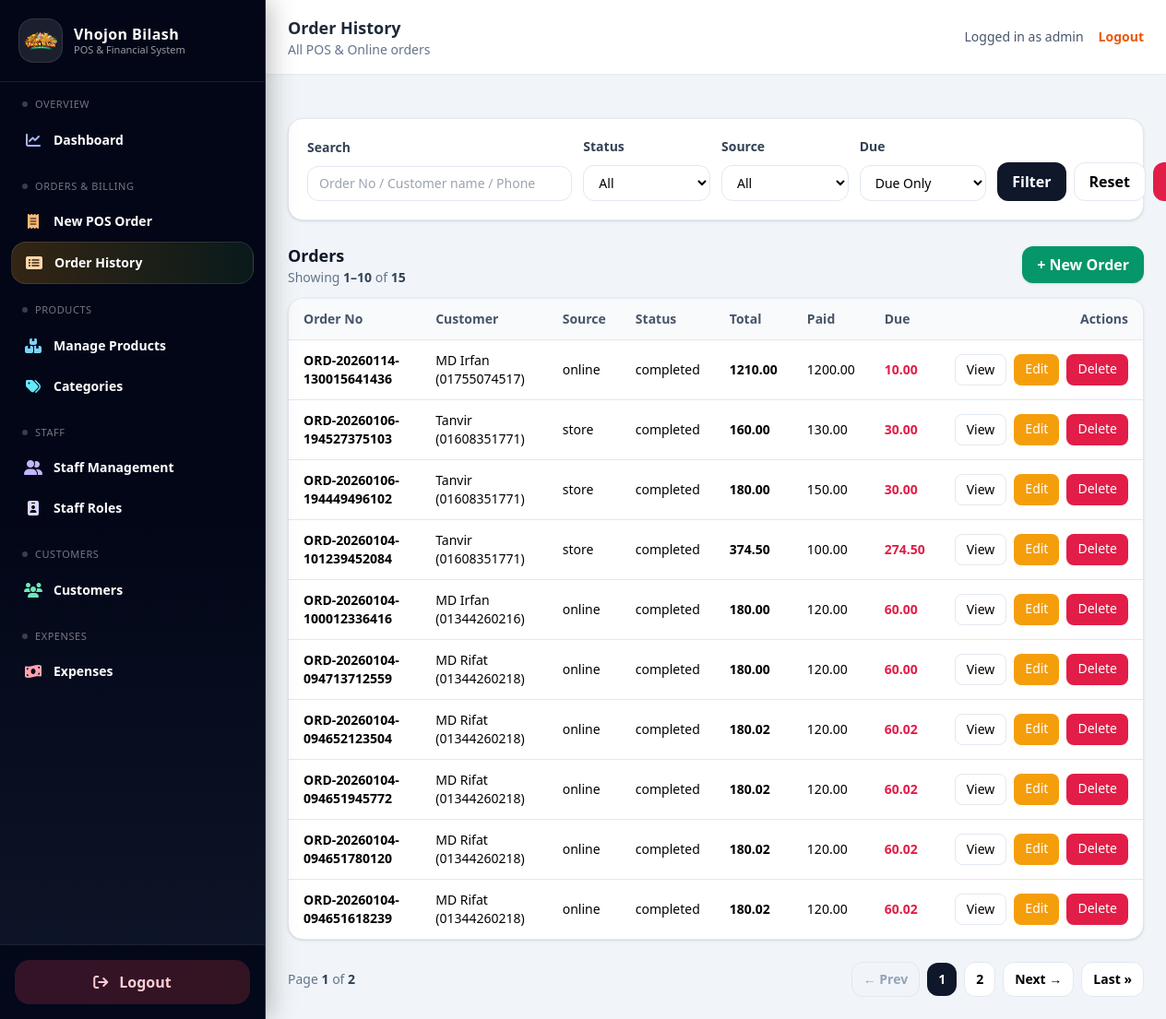
Screenshot of /orders/?due=1 (signed in) with the database file from the repository.
### orders/models.py (models this page shows, shortened)
class TimeStampedModel(models.Model):
    created_at = models.DateTimeField(default=timezone.now, editable=False)
    updated_at = models.DateTimeField(auto_now=True)
    class Meta:
        abstract = True

class Order(TimeStampedModel):
    class Source(models.TextChoices):
        ONLINE = "online", "Online"
        STORE = "store", "Physical Store"
    class Status(models.TextChoices):
        PENDING = "pending", "Pending"
        COMPLETED = "completed", "Completed"
        CANCELLED = "cancelled", "Cancelled"
    class DiscountType(models.TextChoices):
        FIXED = "fixed", "Fixed"
        PERCENT = "percent", "Percent"
    order_no = models.CharField(max_length=50, unique=True)
    customer = models.ForeignKey(
        Customer,
        on_delete=models.SET_NULL,
        null=True,
        blank=True,
        related_name="orders",
    )
    customer_address = models.ForeignKey(
        CustomerAddress,
        on_delete=models.SET_NULL,
        null=True,
        blank=True,
    )
    source = models.CharField(
        max_length=10,
        choices=Source.choices,
        default=Source.STORE,
    )
    status = models.CharField(
        max_length=20,
        choices=Status.choices,
        default=Status.PENDING,
    )
    subtotal = models.DecimalField(max_digits=10, decimal_places=2, default=Decimal("0.00"))
    discount_type = models.CharField(
        max_length=10,
        choices=DiscountType.choices,
        null=True,
        blank=True,
    )
    discount_value = models.DecimalField(
        max_digits=10,
        decimal_places=2,
        null=True,
        blank=True,
    )
    discount_amount = models.DecimalField(max_digits=10, decimal_places=2, default=Decimal("0.00"))
    tax_amount = models.DecimalField(max_digits=10, decimal_places=2, default=Decimal("0.00"))
    grand_total = models.DecimalField(max_digits=10, decimal_places=2, default=Decimal("0.00"))
    paid_total = models.DecimalField(max_digits=10, decimal_places=2, default=Decimal("0.00"))
    due_total = models.DecimalField(max_digits=10, decimal_places=2, default=Decimal("0.00"))
    notes = models.TextField(blank=True, null=True)
    ordered_at = models.DateTimeField(default=timezone.now)

### customers/models.py (models this page shows, shortened)
class TimeStampedModel(models.Model):
    created_at = models.DateTimeField(default=timezone.now, editable=False)
    updated_at = models.DateTimeField(auto_now=True)
    class Meta:
        abstract = True

class Customer(TimeStampedModel):
    name = models.CharField(max_length=150)
    phone = models.CharField(max_length=20, unique=True)
    def __str__(self):
        return f"{self.name} ({self.phone})"

### orders/views.py (the view)
# urls.py: path("", views.order_list, name="order_list"),
@login_required
def order_list(request):
    qs = Order.objects.select_related("customer").order_by("-id")
    q = request.GET.get("q", "").strip()
    status = request.GET.get("status", "").strip()
    source = request.GET.get("source", "").strip()
    due = request.GET.get("due", "").strip()
    if q:
        qs = qs.filter(
            Q(order_no__icontains=q) |
            Q(customer__name__icontains=q) |
            Q(customer__phone__icontains=q)
        )
    if status:
        qs = qs.filter(status=status)
    if source:
        qs = qs.filter(source=source)
    if due == "1":
        qs = qs.filter(due_total__gt=0)
    elif due == "0":
        qs = qs.filter(due_total__lte=0)
    paginator = Paginator(qs, 10)
    page_number = request.GET.get("page")
    page_obj = paginator.get_page(page_number)
    context = {
        "page_obj": page_obj,
        "orders": page_obj.object_list,
        "q": q,
        "status": status,
        "source": source,
        "due": due,
        "status_choices": getattr(Order.Status, "choices", []),
        "source_choices": getattr(Order.Source, "choices", []),
        "due_choices": [
            ("", "All"),
            ("1", "Due Only"),
            ("0", "Paid Only"),
        ],
    }
    return render(request, "orders/order_list.html", context)

### orders/templates/orders/order_list.html (shortened to what this page needs)
{% extends "base.html" %}
{% block top_title %}Order History{% endblock %}
{% block top_subtitle %}All POS & Online orders{% endblock %}
{% block content %}
  <div class="bg-white rounded-2xl shadow p-5 border border-slate-200 mb-6">
    <form method="get" class="grid grid-cols-1 md:grid-cols-6 gap-3 items-end">
      <div class="md:col-span-2">
        <label class="text-sm font-semibold">Search</label>
        <input
          class="mt-1 w-full rounded-xl border border-slate-200 px-3 py-2 text-sm focus:outline-none focus:ring-2 focus:ring-orange-200"
          name="q" value="{{ q }}" placeholder="Order No / Customer name / Phone" />
      </div>
      <div>
        <label class="text-sm font-semibold">Status</label>
        <select
          class="mt-1 w-full rounded-xl border border-slate-200 px-3 py-2 text-sm bg-white focus:outline-none focus:ring-2 focus:ring-orange-200"
          name="status">
          <option value="">All</option>
        </select>
      </div>
      <div>
        <label class="text-sm font-semibold">Source</label>
        <select
          class="mt-1 w-full rounded-xl border border-slate-200 px-3 py-2 text-sm bg-white focus:outline-none focus:ring-2 focus:ring-orange-200"
          name="source">
          <option value="">All</option>
        </select>
      </div>
      <div>
        <label class="text-sm font-semibold">Due</label>
        <select
          class="mt-1 w-full rounded-xl border border-slate-200 px-3 py-2 text-sm bg-white focus:outline-none focus:ring-2 focus:ring-orange-200"
          name="due">
          {% for value,label in due_choices %}
            <option value="{{ value }}" {% if due == value %}selected{% endif %}>{{ label }}</option>
          {% endfor %}
        </select>
      </div>
      <div class="flex gap-2">
        <button class="px-4 py-2 rounded-xl bg-slate-900 text-white font-semibold hover:bg-slate-800">
          Filter
        </button>
        <a href="{% url 'orders:order_list' %}"
           class="px-4 py-2 rounded-xl bg-white border border-slate-200 font-semibold hover:bg-slate-50">
          Reset
        </a>
        <a href="{% url 'orders:order_list' %}?due=1"
           class="px-4 py-2 rounded-xl bg-rose-600 text-white font-semibold hover:bg-rose-700">
        </a>
      </div>
    </form>
  </div>
  <div class="flex items-center justify-between mb-3">
    <div>
      <h2 class="text-lg font-semibold text-slate-900">Orders</h2>
      {% if page_obj %}
        <p class="text-sm text-slate-500">
          Showing
          <span class="font-semibold text-slate-700">
            {{ page_obj.start_index }}–{{ page_obj.end_index }}
          </span>
          of
          <span class="font-semibold text-slate-700">
            {{ page_obj.paginator.count }}
          </span>
        </p>
      {% endif %}
    </div>
    <a href="{% url 'orders:order_create' %}"
       class="px-4 py-2 rounded-xl bg-emerald-600 text-white font-semibold hover:bg-emerald-700 shadow">
      + New Order
    </a>
  </div>
  <div class="bg-white rounded-2xl shadow border border-slate-200 overflow-hidden">
    <div class="overflow-x-auto">
      <table class="min-w-full text-sm">
        <thead class="bg-slate-50">
          <tr class="text-left text-slate-600 border-b">
            <th class="py-3 px-4">Order No</th>
            <th class="py-3 px-4">Customer</th>
            <th class="py-3 px-4">Source</th>
            <th class="py-3 px-4">Status</th>
            <th class="py-3 px-4">Total</th>
            <th class="py-3 px-4">Paid</th>
            <th class="py-3 px-4">Due</th>
            <th class="py-3 px-4 text-right">Actions</th>
          </tr>
        </thead>
        <tbody>
          {% for o in page_obj %}
            <tr class="border-b last:border-b-0 hover:bg-slate-50">
              <td class="py-3 px-4 font-semibold">{{ o.order_no }}</td>
              <td class="py-3 px-4">
                {% if o.customer %}{{ o.customer }}{% else %}-{% endif %}
              </td>
              <td class="py-3 px-4">{{ o.source }}</td>
              <td class="py-3 px-4">{{ o.status }}</td>
              <td class="py-3 px-4 font-semibold">{{ o.grand_total }}</td>
              <td class="py-3 px-4">{{ o.paid_total }}</td>
              <td class="py-3 px-4 {% if o.due_total > 0 %}text-rose-600 font-semibold{% endif %}">
                {{ o.due_total }}
              </td>
              <td class="py-3 px-4">
                <div class="flex justify-end gap-2">
                  <a href="{% url 'orders:order_detail' o.pk %}"
                     class="px-3 py-1.5 rounded-lg bg-white border border-slate-200 hover:bg-slate-50">
                    View
                  </a>
                  <a href="{% url 'orders:order_update' o.pk %}"
                     class="px-3 py-1.5 rounded-lg bg-amber-500 text-white hover:bg-amber-600">
                    Edit
                  </a>
                  <a href="{% url 'orders:order_delete' o.pk %}"
                     class="px-3 py-1.5 rounded-lg bg-rose-600 text-white hover:bg-rose-700">
                    Delete
                  </a>
                </div>
              </td>
            </tr>
          {% empty %}
            <tr>
              <td colspan="8" class="py-8 text-center text-slate-500">No orders found.</td>
            </tr>
          {% endfor %}
        </tbody>
      </table>
    </div>
  </div>
  {% if page_obj.paginator.num_pages > 1 %}
    <div class="mt-6 flex flex-col sm:flex-row items-center justify-between gap-3">
      <p class="text-sm text-slate-500">
        Page <span class="font-semibold text-slate-700">{{ page_obj.number }}</span>
        of <span class="font-semibold text-slate-700">{{ page_obj.paginator.num_pages }}</span>
      </p>
      <div class="flex items-center gap-2">
        {% with qs="q="|add:q|add:"&status="|add:status|add:"&source="|add:source|add:"&due="|add:due %}
          {% if page_obj.has_previous %}
            <a href="?{{ qs }}&page={{ page_obj.previous_page_number }}"
               class="px-3 py-2 rounded-xl bg-white border border-slate-200 hover:bg-slate-50 text-sm font-semibold">
              ← Prev
            </a>
          {% else %}
            <span class="px-3 py-2 rounded-xl bg-slate-100 border border-slate-200 text-sm font-semibold text-slate-400 cursor-not-allowed">
              ← Prev
            </span>
          {% endif %}
          {% for n in page_obj.paginator.page_range %}
            {% if n == page_obj.number %}
              <span class="px-3 py-2 rounded-xl bg-slate-900 text-white text-sm font-semibold">
                {{ n }}
              </span>
            {% elif n >= page_obj.number|add:-2 and n <= page_obj.number|add:2 %}
              <a href="?{{ qs }}&page={{ n }}"
                 class="px-3 py-2 rounded-xl bg-white border border-slate-200 hover:bg-slate-50 text-sm font-semibold">
                {{ n }}
              </a>
            {% endif %}
          {% endfor %}
          {% if page_obj.has_next %}
            <a href="?{{ qs }}&page={{ page_obj.next_page_number }}"
               class="px-3 py-2 rounded-xl bg-white border border-slate-200 hover:bg-slate-50 text-sm font-semibold">
              Next →
            </a>
          {% else %}
            <span class="px-3 py-2 rounded-xl bg-slate-100 border border-slate-200 text-sm font-semibold text-slate-400 cursor-not-allowed">
              Next →
            </span>
          {% endif %}
          {% if page_obj.number < page_obj.paginator.num_pages %}
            <a href="?{{ qs }}&page={{ page_obj.paginator.num_pages }}"
               class="px-3 py-2 rounded-xl bg-white border border-slate-200 hover:bg-slate-50 text-sm font-semibold">
              Last »
            </a>
          {% endif %}
        {% endwith %}
      </div>
    </div>
  {% endif %}
{% endblock %}

### templates/base.html (shortened to what this page needs)
{% load static %}
<!DOCTYPE html>
<html lang="en">
<head>
  <script src="https://cdn.tailwindcss.com"></script>
</head>
<body class="bg-slate-100 min-h-screen">
  <div class="flex min-h-screen">
    {% include "sidebar.html" %}
    <div class="flex-1 flex flex-col">
      <nav class="bg-white shadow-sm px-6 py-4 flex items-center justify-between">
        <div>
          <h1 class="text-lg font-semibold text-slate-800">{% block top_title %}Dashboard{% endblock %}</h1>
          <p class="text-sm text-slate-500">{% block top_subtitle %}{% endblock %}</p>
        </div>
        <div class="flex items-center gap-4">
          <div class="text-sm text-slate-600">
            Logged in as <span class="font-medium">{{ request.user.username }}</span>
          </div>
          <a href="{% url 'logout' %}"
             class="text-sm font-semibold text-orange-600 hover:text-orange-700">
            Logout
          </a>
        </div>
      </nav>
      <div class="p-6 pb-0">
      </div>
      <main class="p-6 flex-1">
        <div class="max-w-6xl mx-auto">
          {% block content %}{% endblock %}
        </div>
      </main>
    </div>
  </div>
</body>
</html>

### templates/base.html (style rules this page uses)
input, select, textarea { width:100%; border:1px solid rgb(226 232 240); border-radius:12px; padding:10px 12px; background:white; outline:none; }
label { display:block;font-weight:600;margin-bottom:6px;color:#334155; }

### rows the page displays
Order: order_no "ORD-20260114-130015641436", customer "MD Irfan (01755074517)", source "online", status "completed", grand_total "1210.00", paid_total "1200.00", due_total "10.00"
Order: order_no "ORD-20260106-194527375103", customer "Tanvir (01608351771)", source "store", status "completed", grand_total "160.00", paid_total "130.00", due_total "30.00"
Order: order_no "ORD-20260106-194449496102", customer "Tanvir (01608351771)", source "store", status "completed", grand_total "180.00", paid_total "150.00", due_total "30.00"
Order: order_no "ORD-20260104-101239452084", customer "Tanvir (01608351771)", source "store", status "completed", grand_total "374.50", paid_total "100.00", due_total "274.50"
Order: order_no "ORD-20260104-100012336416", customer "MD Irfan (01344260216)", source "online", status "completed", grand_total "180.00", paid_total "120.00", due_total "60.00"
Order: order_no "ORD-20260104-094713712559", customer "MD Rifat (01344260218)", source "online", status "completed", grand_total "180.00", paid_total "120.00", due_total "60.00"
Order: order_no "ORD-20260104-094652123504", customer "MD Rifat (01344260218)", source "online", status "completed", grand_total "180.02", paid_total "120.00", due_total "60.02"
Order: order_no "ORD-20260104-094651945772", customer "MD Rifat (01344260218)", source "online", status "completed", grand_total "180.02", paid_total "120.00", due_total "60.02"
Order: order_no "ORD-20260104-094651780120", customer "MD Rifat (01344260218)", source "online", status "completed", grand_total "180.02", paid_total "120.00", due_total "60.02"
Order: order_no "ORD-20260104-094651618239", customer "MD Rifat (01344260218)", source "online", status "completed", grand_total "180.02", paid_total "120.00", due_total "60.02"

### other values shown
{{ request.user.username }} "admin"
{{ page_obj.start_index }} "1"
{{ page_obj.end_index }} "10"
{{ page_obj.paginator.count }} "15"
{{ page_obj.number }} "1"
{{ page_obj.paginator.num_pages }} "2"
{{ n }} "1"
{{ n }} "2"
form field due "Due Only"
